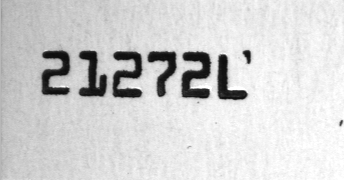
//> input picture OpenCV-opd6/OCR/Image 01.bmp, 344 x 180 px
$ ./main 'OCR/Image 01.bmp'   (built with g++ and OpenCV 4)
//> lines starting //> are read from the running program, lines starting //| are printed output that depends on the picture; after the words box and inside, x2 and y2 are one past the last pixel; in counts of white or black regions, pixels touching at a corner belong together
#include <opencv2/opencv.hpp>
#include <iostream>

using namespace cv;
using namespace std;

 // Convert naar grijswaarden
    Mat gray, src_gray, image; // images are stored in datatype Mat (matrix)
    int thresh = 100;
    RNG rng(12345);


void thresh_callback(int, void*);

int main(int argc, char** argv)
{


 if (argc > 2)
    {
        cout << "Usage: ./program_name" << endl;
        return -1;
    }

     image = imread(argv[1], IMREAD_COLOR);
//> image is the input picture: 180 rows x 344 cols, CV_8UC3; min 10, max 255, mean 210.9
    if (!image.data)
    {
        cout << "Could not open or find the image." << endl;
        return -1;
    }
     // Laad een voorbeeldafbeelding


    cvtColor(image, gray, COLOR_BGR2GRAY);


    // Binariseer de afbeelding
    threshold(gray, gray, 128, 255, THRESH_BINARY);
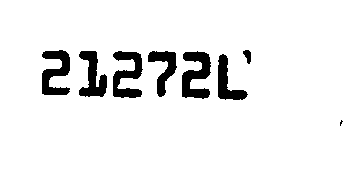
//> gray: 180 rows x 344 cols, CV_8UC1; 93% white; 8 black regions (1 under 20 px)

    blur( gray , src_gray, Size(3,3) );
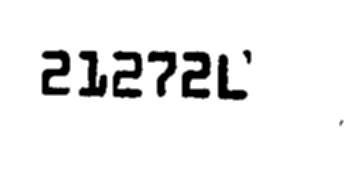
//> src_gray: 180 rows x 344 cols, CV_8UC1; min 0, max 255, mean 237

    // Identificeer en isoleer de contouren
    std::vector<std::vector<Point>> contours;
    findContours(src_gray, contours, RETR_EXTERNAL, CHAIN_APPROX_SIMPLE);
//> contours = 1 contour; box (x1, y1, x2, y2) and area: (0, 0, 344, 180) 61397

    // Loop over de contouren en teken rechthoeken rond de karakters
    for (const auto& contour : contours) {
        Rect boundingRect = cv::boundingRect(contour);
        rectangle(image, boundingRect, Scalar(0, 255, 0), 2);
    }
//> this loop made 1 pass
//> (contour, boundingRect) on pass 1: (4 Points (x, y): [0, 0], [0, 179], [343, 179], [343, 0], Rect(0, 0, 344, 180))
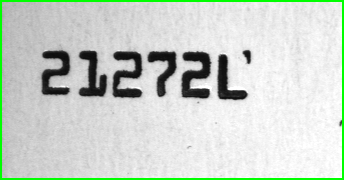
//> image: 180 rows x 344 cols, CV_8UC3; 3.36% of pixels changed, all inside (x1, y1, x2, y2) = (0, 0, 344, 180)
    const char* source_window = "Source";
    const int max_thresh = 255;
    imshow( source_window, image );

    createTrackbar( "Canny thresh:", source_window, &thresh, max_thresh, thresh_callback, NULL);
    thresh_callback( 0, 0 );

    // Toon de afbeelding met de geïdentificeerde karakters
    imshow("Character Segmentation", image);
    waitKey(0);
}

void thresh_callback(int, void* )
{

    cout << "Current Threshold: " << thresh << endl;
    Mat canny_output;
    Canny( src_gray, canny_output, thresh, thresh*2 );
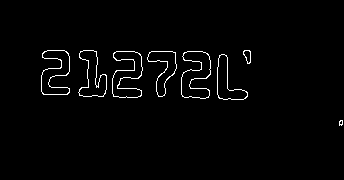
//> canny_output: 180 rows x 344 cols, CV_8UC1; 1.9% white in thin lines or dots, all inside (x1, y1, x2, y2) = (41, 50, 343, 126)
    vector<vector<Point> > contours;
    vector<Vec4i> hierarchy;
    findContours( canny_output, contours, hierarchy, RETR_TREE, CHAIN_APPROX_SIMPLE );
//> contours = 16 contours, 2 with area under 20; largest, box (x1, y1, x2, y2) and area: (181, 51, 211, 99) 871, (181, 51, 211, 99) 857, (112, 51, 143, 98) 808, (112, 51, 143, 98) 790, (41, 50, 70, 95) 754
    Mat drawing = Mat::zeros( canny_output.size(), CV_8UC3 );
    for( size_t i = 0; i< contours.size(); i++ )
    {
        Scalar color = Scalar( rng.uniform(0, 256), rng.uniform(0,256), rng.uniform(0,256) );
        drawContours( drawing, contours, (int)i, color, 2, LINE_8, hierarchy, 0 );
    }
//> this loop made 16 passes
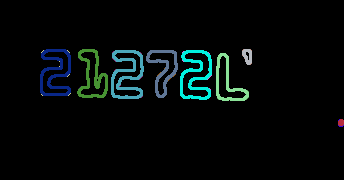
//> drawing: 180 rows x 344 cols, CV_8UC3; mean B, G, R 9.1, 9.2, 3.9
    imshow( "Contours", drawing );
}

$ run again, on OpenCV-opd6/OCR/Image 03.bmp
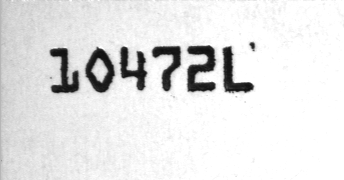
//> input picture OpenCV-opd6/OCR/Image 03.bmp, 344 x 180 px
//> image is the input picture: 180 rows x 344 cols, CV_8UC3; min 14, max 255, mean 229.7
//> `threshold(gray, gray, 128, 255, THRESH_BINARY);`:
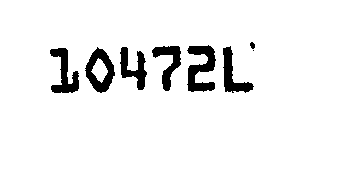
//> gray: 180 rows x 344 cols, CV_8UC1; 94% white; 8 black regions (1 under 20 px)
//> `findContours(src_gray, contours, RETR_EXTERNAL, CHAIN_APPROX_SIMPLE);`: contours = 1 contour; box (x1, y1, x2, y2) and area: (0, 0, 344, 180) 61397
//> the loop `for (const auto& contour : contours)` made 1 pass
//> (contour, boundingRect) on pass 1: (4 Points (x, y): [0, 0], [0, 179], [343, 179], [343, 0], Rect(0, 0, 344, 180))
//> canny_output: 180 rows x 344 cols, CV_8UC1; 1.7% white in thin lines or dots, all inside (x1, y1, x2, y2) = (50, 42, 255, 93)
//> in thresh_callback, `findContours( canny_output, contours, hierarchy, RETR_TREE, CHAIN_APPR..`: contours = 16 contours, 1 with area under 20; largest, box (x1, y1, x2, y2) and area: (85, 48, 115, 93) 911, (85, 48, 115, 93) 889, (187, 45, 216, 92) 798, (187, 45, 216, 92) 782, (50, 47, 79, 93) 610
//> the loop in thresh_callback, `for( size_t i = 0; i< contours.size(); i++ )` made 16 passes
//> after the loop in thresh_callback, `for( size_t i = 0; i< contours.size(); i++ )`:
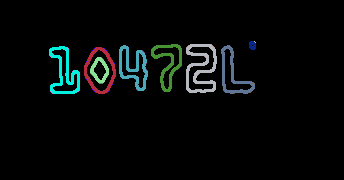
//> drawing: 180 rows x 344 cols, CV_8UC3; mean B, G, R 8.3, 8.6, 5.6

$ run again, on OpenCV-opd6/OCR/Image_02.bmp
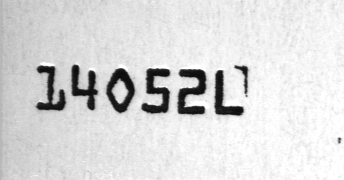
//> input picture OpenCV-opd6/OCR/Image_02.bmp, 344 x 180 px
//> image is the input picture: 180 rows x 344 cols, CV_8UC3; min 12, max 255, mean 218.3
//> `threshold(gray, gray, 128, 255, THRESH_BINARY);`:
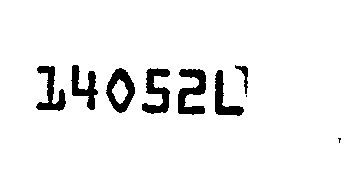
//> gray: 180 rows x 344 cols, CV_8UC1; 93.8% white; 9 black regions (2 under 20 px)
//> `findContours(src_gray, contours, RETR_EXTERNAL, CHAIN_APPROX_SIMPLE);`: contours = 1 contour; box (x1, y1, x2, y2) and area: (0, 0, 344, 180) 61397
//> the loop `for (const auto& contour : contours)` made 1 pass
//> (contour, boundingRect) on pass 1: (4 Points (x, y): [0, 0], [0, 179], [343, 179], [343, 0], Rect(0, 0, 344, 180))
//> canny_output: 180 rows x 344 cols, CV_8UC1; 1.9% white in thin lines or dots, all inside (x1, y1, x2, y2) = (36, 64, 342, 144)
//> in thresh_callback, `findContours( canny_output, contours, hierarchy, RETR_TREE, CHAIN_APPR..`: contours = 17 contours, 5 with area under 20; largest, box (x1, y1, x2, y2) and area: (106, 68, 135, 113) 889, (106, 68, 135, 113) 876, (177, 68, 206, 115) 740, (177, 68, 206, 115) 726, (141, 68, 170, 114) 670
//> the loop in thresh_callback, `for( size_t i = 0; i< contours.size(); i++ )` made 17 passes
//> after the loop in thresh_callback, `for( size_t i = 0; i< contours.size(); i++ )`:
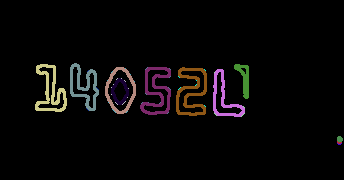
//> drawing: 180 rows x 344 cols, CV_8UC3; mean B, G, R 6.9, 7, 8.8
